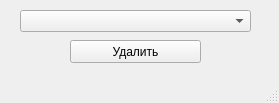
<?xml version="1.0" encoding="UTF-8"?>
<ui version="4.0">
 <class>MainWindow</class>
 <widget class="QMainWindow" name="MainWindow">
  <property name="geometry">
   <rect>
    <x>0</x>
    <y>0</y>
    <width>279</width>
    <height>103</height>
   </rect>
  </property>
  <property name="windowTitle">
   <string>MainWindow</string>
  </property>
  <widget class="QWidget" name="centralwidget">
   <widget class="QComboBox" name="deleteBox">
    <property name="geometry">
     <rect>
      <x>20</x>
      <y>10</y>
      <width>231</width>
      <height>22</height>
     </rect>
    </property>
   </widget>
   <widget class="QPushButton" name="deleteButton">
    <property name="geometry">
     <rect>
      <x>70</x>
      <y>40</y>
      <width>131</width>
      <height>23</height>
     </rect>
    </property>
    <property name="text">
     <string>Удалить</string>
    </property>
   </widget>
  </widget>
  <widget class="QMenuBar" name="menubar">
   <property name="geometry">
    <rect>
     <x>0</x>
     <y>0</y>
     <width>279</width>
     <height>21</height>
    </rect>
   </property>
  </widget>
  <widget class="QStatusBar" name="statusbar"/>
 </widget>
 <resources/>
 <connections/>
</ui>
